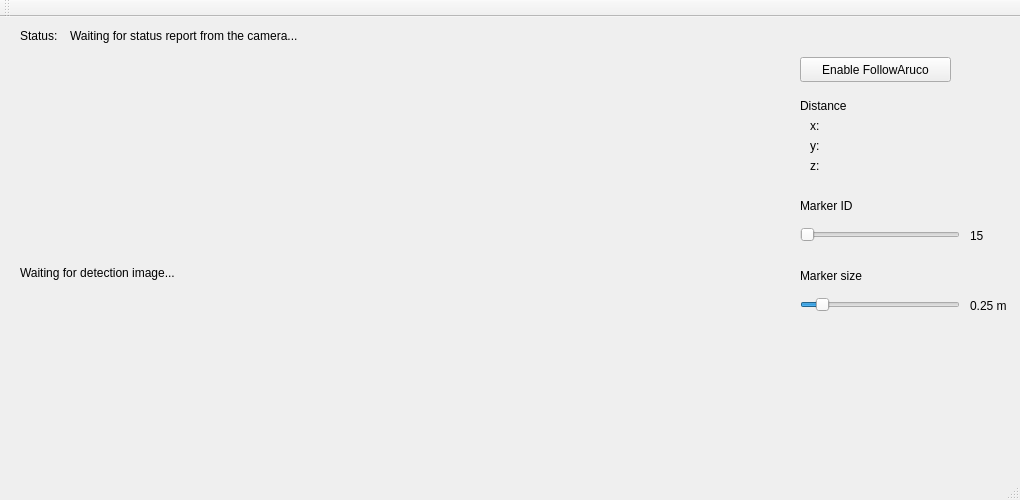
<?xml version="1.0" encoding="UTF-8"?>
<ui version="4.0">
 <class>FollowArucoWindow</class>
 <widget class="QMainWindow" name="FollowArucoWindow">
  <property name="geometry">
   <rect>
    <x>0</x>
    <y>0</y>
    <width>1020</width>
    <height>500</height>
   </rect>
  </property>
  <property name="sizePolicy">
   <sizepolicy hsizetype="Fixed" vsizetype="Fixed">
    <horstretch>0</horstretch>
    <verstretch>0</verstretch>
   </sizepolicy>
  </property>
  <property name="minimumSize">
   <size>
    <width>1020</width>
    <height>500</height>
   </size>
  </property>
  <property name="maximumSize">
   <size>
    <width>1020</width>
    <height>500</height>
   </size>
  </property>
  <property name="windowTitle">
   <string>VIPER™ FollowAruco Sample Application</string>
  </property>
  <widget class="QWidget" name="centralWidget">
   <widget class="QLabel" name="label">
    <property name="geometry">
     <rect>
      <x>20</x>
      <y>10</y>
      <width>181</width>
      <height>17</height>
     </rect>
    </property>
    <property name="text">
     <string>Status:</string>
    </property>
   </widget>
   <widget class="QLabel" name="display_image">
    <property name="geometry">
     <rect>
      <x>20</x>
      <y>40</y>
      <width>768</width>
      <height>432</height>
     </rect>
    </property>
    <property name="text">
     <string>&lt;html&gt;&lt;head/&gt;&lt;body&gt;&lt;p&gt;Waiting for detection image...&lt;/p&gt;&lt;/body&gt;&lt;/html&gt;</string>
    </property>
   </widget>
   <widget class="QPushButton" name="enableFollowArucoButton">
    <property name="geometry">
     <rect>
      <x>800</x>
      <y>40</y>
      <width>151</width>
      <height>25</height>
     </rect>
    </property>
    <property name="text">
     <string>Enable FollowAruco</string>
    </property>
   </widget>
   <widget class="QLabel" name="statusLabel">
    <property name="geometry">
     <rect>
      <x>70</x>
      <y>10</y>
      <width>321</width>
      <height>17</height>
     </rect>
    </property>
    <property name="text">
     <string>Waiting for status report from the camera...</string>
    </property>
   </widget>
   <widget class="QLabel" name="label_2">
    <property name="enabled">
     <bool>true</bool>
    </property>
    <property name="geometry">
     <rect>
      <x>800</x>
      <y>80</y>
      <width>181</width>
      <height>17</height>
     </rect>
    </property>
    <property name="text">
     <string>Distance</string>
    </property>
   </widget>
   <widget class="QLabel" name="xLabel">
    <property name="geometry">
     <rect>
      <x>810</x>
      <y>100</y>
      <width>181</width>
      <height>17</height>
     </rect>
    </property>
    <property name="text">
     <string>x:</string>
    </property>
   </widget>
   <widget class="QLabel" name="yLabel">
    <property name="geometry">
     <rect>
      <x>810</x>
      <y>120</y>
      <width>181</width>
      <height>17</height>
     </rect>
    </property>
    <property name="text">
     <string>y:</string>
    </property>
   </widget>
   <widget class="QLabel" name="zLabel">
    <property name="geometry">
     <rect>
      <x>810</x>
      <y>140</y>
      <width>181</width>
      <height>17</height>
     </rect>
    </property>
    <property name="text">
     <string>z:</string>
    </property>
   </widget>
   <widget class="QLabel" name="label_7">
    <property name="geometry">
     <rect>
      <x>800</x>
      <y>250</y>
      <width>181</width>
      <height>17</height>
     </rect>
    </property>
    <property name="text">
     <string>Marker size</string>
    </property>
   </widget>
   <widget class="QSlider" name="markerSizeSlider">
    <property name="geometry">
     <rect>
      <x>800</x>
      <y>280</y>
      <width>160</width>
      <height>16</height>
     </rect>
    </property>
    <property name="minimum">
     <number>0</number>
    </property>
    <property name="maximum">
     <number>200</number>
    </property>
    <property name="value">
     <number>20</number>
    </property>
    <property name="orientation">
     <enum>Qt::Horizontal</enum>
    </property>
   </widget>
   <widget class="QLabel" name="markerSizeLabel">
    <property name="geometry">
     <rect>
      <x>970</x>
      <y>280</y>
      <width>67</width>
      <height>17</height>
     </rect>
    </property>
    <property name="text">
     <string>0.25 m</string>
    </property>
   </widget>
   <widget class="QLabel" name="markerIdLabel">
    <property name="geometry">
     <rect>
      <x>970</x>
      <y>210</y>
      <width>67</width>
      <height>17</height>
     </rect>
    </property>
    <property name="text">
     <string>15</string>
    </property>
   </widget>
   <widget class="QSlider" name="markerIdSlider">
    <property name="geometry">
     <rect>
      <x>800</x>
      <y>210</y>
      <width>160</width>
      <height>16</height>
     </rect>
    </property>
    <property name="minimum">
     <number>0</number>
    </property>
    <property name="maximum">
     <number>300</number>
    </property>
    <property name="value">
     <number>0</number>
    </property>
    <property name="orientation">
     <enum>Qt::Horizontal</enum>
    </property>
   </widget>
   <widget class="QLabel" name="label_10">
    <property name="geometry">
     <rect>
      <x>800</x>
      <y>180</y>
      <width>181</width>
      <height>17</height>
     </rect>
    </property>
    <property name="text">
     <string>Marker ID</string>
    </property>
   </widget>
  </widget>
  <widget class="QMenuBar" name="menuBar">
   <property name="geometry">
    <rect>
     <x>0</x>
     <y>0</y>
     <width>1020</width>
     <height>22</height>
    </rect>
   </property>
  </widget>
  <widget class="QToolBar" name="mainToolBar">
   <attribute name="toolBarArea">
    <enum>TopToolBarArea</enum>
   </attribute>
   <attribute name="toolBarBreak">
    <bool>false</bool>
   </attribute>
  </widget>
  <widget class="QStatusBar" name="statusBar"/>
 </widget>
 <layoutdefault spacing="6" margin="11"/>
 <resources/>
 <connections/>
</ui>
